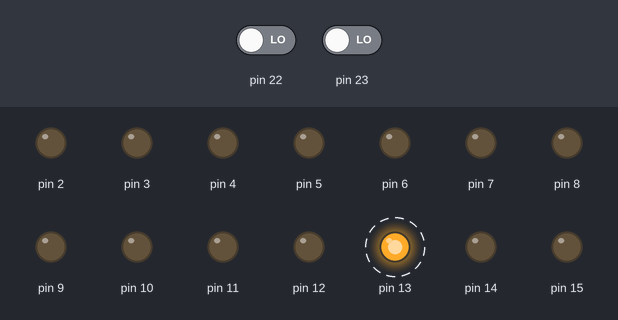
Recording of a sketch running on a simulated Arduino Uno, built with avr-gcc and run on an emulated ATmega328P. On the bench: output pins drawn as LEDs (lit = HIGH). Dashed ring = blinking. Inputs (shaded band) come from the test bench; at power-on: pin 22 LOW, pin 23 LOW.

Above: at 0.2 s.
Timing chart, 0 to 3.0 s (numbered marks = the images above):
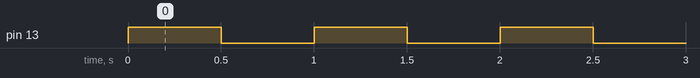

The sketch:

00_GPIO.ino
```cpp
/*
   Fast GPIO control
   pinMode()
   digitalWrite()
   digitalRead()

   DDR 0, PORT 0: INPUT Hi-Z
   DDR 0, PORT 1: INPUT PULL-UP
   DDR 0, PORT 0: OUTPUT LOW
   DDR 0, PORT 1: OUTPUT HIGH
*/


void setup() {

  // Serial communication
  Serial.begin(9600);

  // pins set
  // INPUT: 0, OUTPUT: 1
  // D0 - D7: DDRD[0] - DDRD[7]
  DDRD |= B11111111;
  // D8 - D13: DDRB[0] - DDRB[5]
  DDRB |= B00111111;
  // D14 - D19: DDRC[0] - DDRC[5]
  DDRC |= B00111111;

  // output
  // LOW: 0, HIGH: 1
  // D0 - D7: PORTD[0] - PORTD[7]
  PORTD &= ~B11111111;
  // D8 - D13: PORTB[0] - PORTB[5]
  PORTB &= ~B00111111;
  // D14 - D19: PORTC[0] - PORTC[5]
  PORTC &= ~B00111111;

}


void loop() {

  while (true) {

    // using the PORTX
    // digitalWrite HIGH
    PORTD |= B00000000; // D0 - D7: PORTD[0] - PORTD[7]
    PORTB |= B00100000; // D8 - D13: PORTB[0] - PORTB[5]
    PORTC |= B00000000; // D14 - D19: PORTC[0] - PORTC[5]
    //Serial.println(PORTB, BIN);
    delay(500);

    // digitalWrite LOW
    PORTD &= ~B00000000; // D0 - D7: PORTD[0] - PORTD[7]
    PORTB &= ~B00100000; // D8 - D13: PORTB[0] - PORTB[5]
    PORTC &= ~B00000000; // D14 - D19: PORTC[0] - PORTC[5]
    delay(500);

    // using the _BV(X)
    // digitalWrite HIGH
    PORTB |= _BV(5); // D13: PORTB[5]
    delay(500);
    // digitalWrite LOW
    PORTB &= ~_BV(5); // D13: PORTB[5]
    delay(500);

    // digitalRead
    int val = PINB & _BV(5);
    //Serial.println(val);

  }
}
```

Measured:
- by itself, pin 13: alternates HIGH for 0.50 s and LOW for 0.50 s
